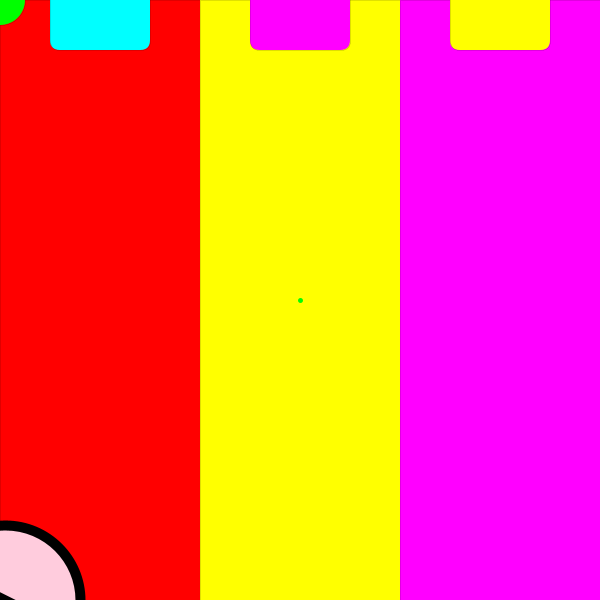
Frame 1 (no input)
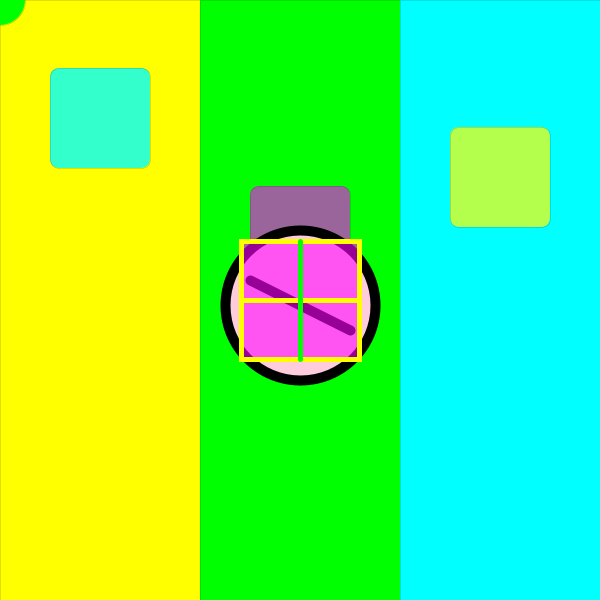
Frame 60 (the mouse pressed at the canvas centre just before this capture)
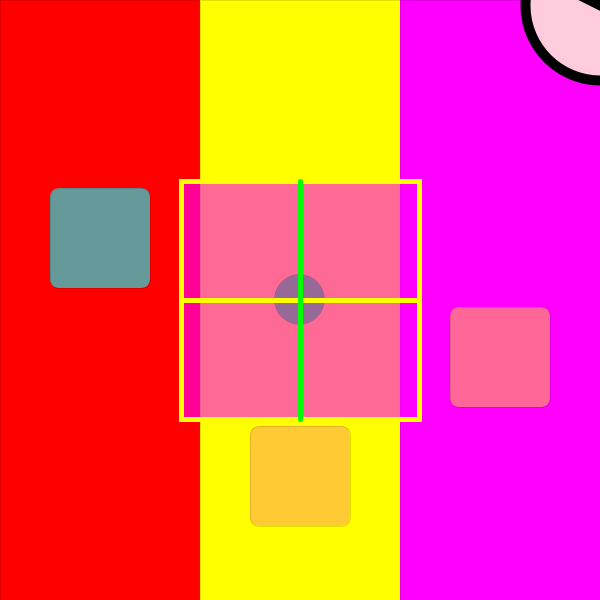
Frame 120 (the mouse held since frame 60 and released just before this capture)

The Processing sketch that drew these frames (run headless with seeded random() and noise(); from frame 60 on, the mouse is pressed at the canvas centre):

// Processing sketch: Limbo_v2
// ── Limbo_v2.pde
float mX;
float mY;
int bckColorR;
int bckColorG;
int bckColorB;
float f1;
float f2;
float f3;
float g;
float x;
float y;
float xV;
float yV;

void setup() {
  size(600, 600);
  strokeWeight(10);
  rectMode(CENTER);
}

void draw() {
  if (mY < 300)
  {
    bckColorR = 255;
    bckColorG = 0;
    bckColorB = 0;
  }
  else
  {
    bckColorR = 0;
    bckColorG = 255;
    bckColorB = 0;
  }
  
  strokeWeight(0);
  stroke(0);
  
  fill(bckColorR + 255, bckColorG, bckColorB);
  rect(width/6, height/2, width/3, height);
  fill(bckColorR, bckColorG + 255, bckColorB);
  rect(width/6 * 3, height/2, width/3, height);
  fill(bckColorR, bckColorG, bckColorB + 255);
  rect(width/6 * 5, height/2, width/3, height);

  fill(#00ffff, ((600 - f1)/600) * 255);
  rect(width/6, f1, width/6, width/6, 10);
  f1 += 2;
  if(f1 > 600)
  {
    f1 = 0;
  }
  
  fill(#ff00ff, ((600 - f2)/600) * 255);
  rect(width/6 * 3, f2, width/6, width/6, 10);
  f2 += 4;
  if(f2 > 600)
  {
    f2 = 0;
  }
  
  fill(#ffff00, ((600 - f3)/600) * 255);
  rect(width/6 * 5, f3, width/6, width/6, 10);
  f3 += 3;
  if(f3 > 600)
  {
    f3 = 0;
  }
  
  mX += 5;
  mY += -5;
  if (mX > 600)
  {
    mX = 0;
  }
  if (mY < 0)
  {
    mY = 600;
  }
  
  strokeWeight(10);
  fill(#ffccdd);
  ellipse(mX, mY, 150, 150);
  line(mX - 50, mY - 25, mX + 50, mY + 25);
  
  strokeWeight(0);
  if(mouseX > x - 25 && mouseX < x + 25 && mouseY > y - 25 && mouseY < y + 25)
  {
    fill(#00ff00);
  }
  else
  {
    fill(#ffff00);
  }
  ellipse(x, y, 50, 50);
  xV = -(x - mouseX)/10;
  yV = -(y - mouseY)/10;
  x += xV;
  y += yV;
  
  strokeWeight(5);
  stroke(#ffff00);
  fill(#ff00ff, 150);
  rect(width/2, height/2, g, g);
  g += 2;
  if(g > 600)
  {
    g = 0;
  }
  line(width/2 - g/2 + 1, height/2, width/2 + g/2 - 1, height/2);
  stroke(#00ff00);
  line(width/2, height/2 - g/2 + 1, width/2, height/2 + g/2 - 1);
}
